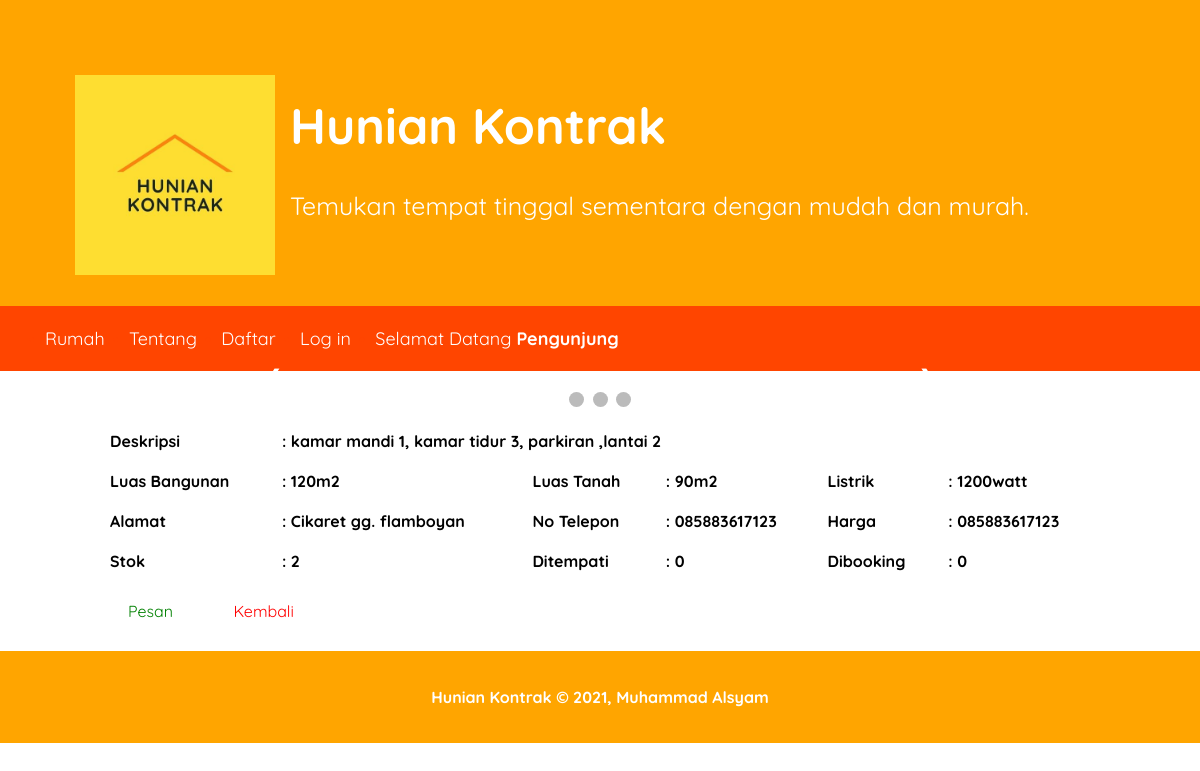
The page /home/detailSewa/4 on the database its author committed.
### tables this page shows
CREATE TABLE `kontrak` (
  `id` int(11) NOT NULL,
  `id_user` int(11) NOT NULL,
  `luas_b` varchar(50) NOT NULL,
  `luas_t` varchar(50) NOT NULL,
  `listrik` varchar(50) NOT NULL,
  `deskripsi` text NOT NULL,
  `alamat` text NOT NULL,
  `no_telp` varchar(25) NOT NULL,
  `harga` int(50) NOT NULL,
  `durasi` int(11) NOT NULL,
  `stok` int(11) NOT NULL,
  `ditempati` int(11) NOT NULL,
  `dibooking` int(11) NOT NULL,
  `image` varchar(256) NOT NULL,
  `image2` varchar(256) NOT NULL,
  `image3` varchar(256) NOT NULL
);

### application/controllers/Home.php (called while the page is built, shortened)
<?php
class Home extends CI_Controller
{
    public function detailSewa()
    {
        $id = $this->uri->segment(3);
        $sewa = $this->db->query("SELECT*FROM kontrak  WHERE id='$id'")->result();
        $data['judul'] = "Detail Kontrakan";
        foreach ($sewa as $s) {
            $data['id'] = $s->id;
            $data['luas_t'] = $s->luas_t;
            $data['luas_b'] = $s->luas_b;
            $data['listrik'] = $s->listrik;
            $data['deskripsi'] = $s->deskripsi;
            $data['no_telp'] = $s->no_telp;
            $data['harga'] = $s->harga;
            $data['durasi'] = $s->durasi;
            $data['alamat'] = $s->alamat;
            $data['image'] = $s->image;
            $data['image2'] = $s->image2;
            $data['image3'] = $s->image3;
            $data['ditempati'] = $s->ditempati;
            $data['dibooking'] = $s->dibooking;
            $data['stok'] = $s->stok;
        }
        if ($this->session->userdata('email')) {
            $user = $this->ModelUser->cekData(['email' => $this->session->userdata('email')])->row_array();
            $data['user'] = $user['nama'];
            $this->load->view('templates/header', $data);
            $this->load->view('templates/topbar', $data);
            $this->load->view('sewa/detail-sewa', $data);
            $this->load->view('templates/footer');
        } else {
            $data['user'] = "Pengunjung";
            $this->load->view('templates/header', $data);
            $this->load->view('templates/topbar', $data);
            $this->load->view('sewa/detail-sewa', $data);
            $this->load->view('templates/footer');
        }
    }
}

### index.php (called while the page is built, shortened)
<?php
require_once BASEPATH.'core/CodeIgniter.php';

### application/views/sewa/detail-sewa.php (the view, shortened to what this page needs)
<div class="slideshow-container">
    <a class="prev" onclick="plusSlides(-1)">&#10094;</a>
    <a class="next" onclick="plusSlides(1)">&#10095;</a>
</div>
<br>
<div style="text-align:center">
    <span class="dot" onclick="currentSlide(1)"></span>
    <span class="dot" onclick="currentSlide(2)"></span>
    <span class="dot" onclick="currentSlide(3)"></span>
</div>
<div class="center">
    <table>
        <tr>
            <th>Deskripsi</th>
            <th colspan="4">: <?= $deskripsi; ?></th>
        </tr>
        <tr>
            <th>Luas Bangunan</th>
            <th>: <?= $luas_b; ?></th>
            <th>Luas Tanah</th>
            <th>: <?= $luas_t; ?></th>
            <th>Listrik</th>
            <th>: <?= $listrik; ?></th>
        </tr>
        <tr>
            <th>Alamat</th>
            <th>: <?= $alamat; ?></th>
            <th>No Telepon</th>
            <th>: <?= $no_telp; ?></th>
            <th>Harga</th>
            <th>: <?= $no_telp; ?></th>
        </tr>
        <tr>
            <th>Stok</th>
            <th>: <?= $stok; ?></th>
            <th>Ditempati</th>
            <th>: <?= $ditempati; ?></th>
            <th>Dibooking</th>
            <th>: <?= $dibooking; ?></th>
        </tr>
    </table>
    <br>
    <a href="<?= base_url('booking/tambahBooking/') . $id; ?>" class="btn success">Pesan</a>
    <a href="<?= base_url('home/'); ?>" class="btn danger">Kembali</a>
    <br>
    <br>
</div>

### assets/style.css (style rules this page uses)
body { font-family: "Quicksand", sans-serif; margin: 0; padding: 0; }
a { text-decoration: none; }
tr, th, td { text-align: left; padding: 10px; background-color: white; }
table { border: 2px orange; border-collapse: collapse; border-spacing: 1; width: 100%; }
tr:nth-child(even) { background-color: orange; }
.center { padding: 10px 100px; }
.btn { border: none; color: white; padding: 14px 28px; font-size: 16px; cursor: pointer; }
.success { border-color: #4CAF50; color: green; }
.danger { border-color: #f44336; color: red; }
.slideshow-container { max-width: 700px; position: relative; margin: auto; }
.prev, .next { cursor: pointer; position: absolute; top: 50%; width: auto; padding: 16px; margin-top: -22px; color: white; font-weight: bold; font-size: 18px; transition: 0.6s ease; border-radius: 0 3px 3px 0; user-select: none; }
.next { right: 0; border-radius: 3px 0 0 3px; }
.dot { cursor: pointer; height: 15px; width: 15px; margin: 0 2px; background-color: #bbb; border-radius: 50%; display: inline-block; transition: background-color 0.6s ease; }
* { box-sizing: border-box; }

### rows shown on the page
kontrak: deskripsi "kamar mandi 1, kamar tidur 3, parkiran ,lantai 2", luas_b "120m2", luas_t "90m2", listrik "1200watt", alamat "Cikaret gg. flamboyan", no_telp "085883617123", stok "2", ditempati "0", dibooking "0"

### other values the page prints
$user "Pengunjung"
